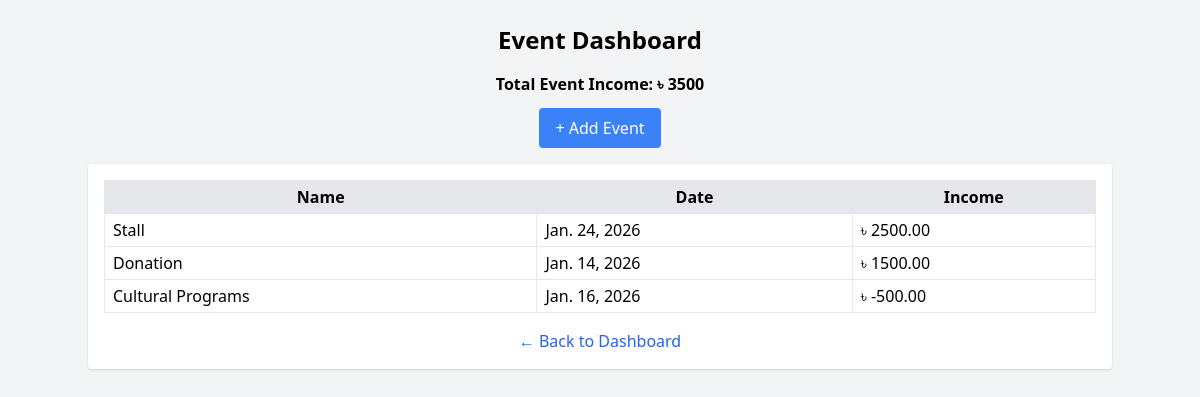
Screenshot of /events/ with the database file from the repository.
### core/models.py (models this page shows, shortened)
class Event(models.Model):
    name = models.CharField(max_length=100)
    event_date = models.DateField()
    income = models.DecimalField(max_digits=10, decimal_places=2)

### core/views.py (the view)
# urls.py: path('events/', views.event_dashboard, name='event_dashboard'),
def event_dashboard(request):
    events = Event.objects.all()
    events = Event.objects.all()
    total_income = events.aggregate(total=Sum('income'))['total'] or 0
    context = {
        'events': events,
        'total': total_income,  # matches your template variable {{ total }}
    }
    return render(request, 'core/dashboard_events.html', context)

### core/templates/core/dashboard_events.html (shortened to what this page needs)
<!DOCTYPE html>
<html>
<head>
    <script src="https://cdn.tailwindcss.com"></script>
</head>
<body class="bg-gray-100 p-6">
<div class="max-w-7xl mx-auto text-center mb-4">
    <h2 class="text-2xl font-bold mb-4">Event Dashboard</h2>
    <p class="mb-3 font-semibold">Total Event Income: ৳ {{ total }}</p>
    <a href="{% url 'add_event' %}" class="bg-blue-500 text-white px-4 py-2 rounded hover:bg-blue-600 mb-4 inline-block">+ Add Event</a>
    <div class="bg-white shadow rounded p-4 max-w-5xl mx-auto">
        <table class="table-auto w-full border-collapse border border-gray-300">
            <thead>
                <tr class="bg-gray-200">
                    <th class="border px-2 py-1">Name</th>
                    <th class="border px-2 py-1">Date</th>
                    <th class="border px-2 py-1">Income</th>
                </tr>
            </thead>
            <tbody>
                {% for e in events %}
                <tr>
                    <td class="border px-2 py-1 text-left">{{ e.name }}</td>
                    <td class="border px-2 py-1 text-left">{{ e.event_date }}</td>
                    <td class="border px-2 py-1 text-left">৳ {{ e.income }}</td>
                </tr>
                {% empty %}
                <tr>
                    <td class="border px-2 py-1 text-center" colspan="3">No events yet</td>
                </tr>
                {% endfor %}
            </tbody>
        </table>
        <div class="text-center mt-4">
            <a href="{% url 'main_dashboard' %}" class="text-blue-600 hover:underline font-medium">
                ← Back to Dashboard
            </a>
        </div>
    </div>
</div>
</body>
</html>

### rows the page displays
Event: name "Stall", event_date "Jan. 24, 2026", income "2500.00"
Event: name "Donation", event_date "Jan. 14, 2026", income "1500.00"
Event: name "Cultural Programs", event_date "Jan. 16, 2026", income "-500.00"

### other values shown
{{ total }} "3500"
